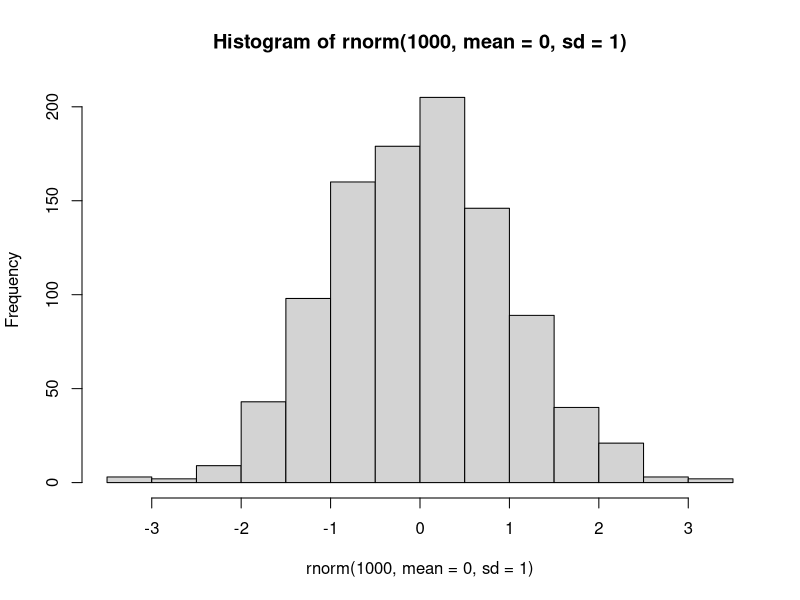
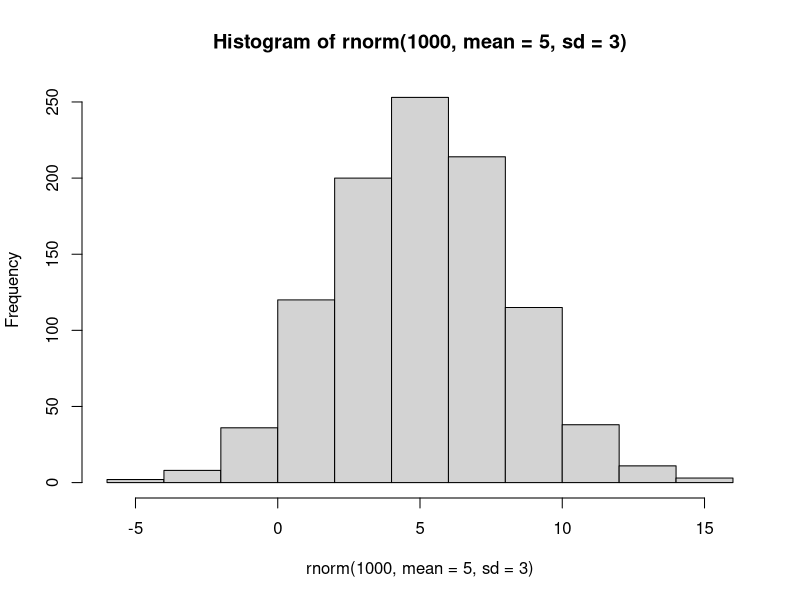

These charts were generated, in order, by the following R code:
#Pregunta 1
rnorm(1000,mean=0,sd=1)
hist(rnorm(1000,mean=0,sd=1))

rnorm(1000,mean=5,sd=3)
hist(rnorm(1000,mean=5,sd=3))

#Pregunta 2
rexp(n=500,rate=20)

#a)La media de la muestra es 20 y es igual al valor esperado de esta distribución.

#b)Cuantil 0.33
qexp(0.33,rate=1,lower.tail =TRUE,log.p = FALSE )
#El cuantil es 0.4004 y es menor 
